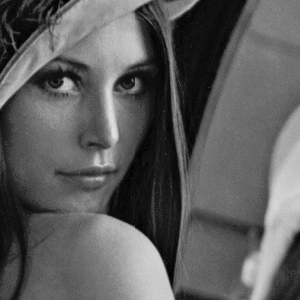
//> input picture Tema 3 - Operaciones en el dominio frecuencial/MiProyecto/huang1.jpg, 300 x 300 px
$ ./main   (built with g++ and OpenCV 4)
//> lines starting //> are read from the running program, lines starting //| are printed output that depends on the picture; after the words box and inside, x2 and y2 are one past the last pixel; in counts of white or black regions, pixels touching at a corner belong together
### Tema 3 - Operaciones en el dominio frecuencial/MiProyecto/utils.h
#include "opencv2/opencv.hpp"
#include "opencv2/highgui/highgui.hpp"

using namespace cv;

//Funcion para mostrar varias imagenes en una ventana
//Parametros: Array con las imagenes, cantidad de las mismas, cantidad de imagenes por fila,
//ancho y alto al cual se van a llevar todas las imagenes, espaciado entre cada una
// [29 lines left out: function ShowMultipleImages, not called in this run]

// [9 lines of commented-out code are left out]

### Tema 3 - Operaciones en el dominio frecuencial/MiProyecto/pdi_functions.h
/*
 * PDI_functions
 */
#ifndef PDI_FUNCTIONS_H
#define PDI_FUNCTIONS_H
#include <iostream>
#include <opencv2/opencv.hpp>
#include <vector>

/**Funciones auxiliares
 */
namespace pdi{
	typedef unsigned char byte;

	/**Modifica la matriz para que todos los valores queden dentro del rango,
	los valores fuera del rango se setean al extremo más cercano.
	*/
	void clamp(cv::Mat& mat, double lowerBound, double upperBound);

	/**Imprime información de tipo y tamaño.
	 */
	void info(const cv::Mat &m, std::ostream &out = std::cout);

	/**Imprime valores estadísticos: mínimo, máximo, media, desvío.
	BUG: max, min, funcionan sólo con imágenes de un canal.
	*/
	void stats(const cv::Mat &m, std::ostream &out = std::cout);

	/**Muestra en pantalla la matriz
	 */
	void print(const cv::Mat &image, std::ostream &out = std::cout);

	/**Realiza el intercambio al copiar elemento a elemento
	Deben ser matrices de igual tamaño
	*/
	void swap_copy(cv::Mat &a, cv::Mat &b);

	/**Desplaza la imagen de modo que el píxel central
	ocupe la esquina superior izquierda.
	Usado para visualizar la transformada de Fourier.
	*/
	void centre(cv::Mat &imagen);

	/** Histograma uniforme de una imagen de un canal de 8bits.
	\param mask permite seleccionar una región a procesar
	 */
	cv::Mat histogram(const cv::Mat &image, int levels, const cv::Mat &mask=cv::Mat());

	/**Dibuja un gráfico de líneas en el canvas.
	 * \param data vector con los valores a graficar,
	 * rango [0,1] para flotantess o [0,MAX] para enteros, que se mapean del borde inferior al superior.
	 * \param color, color de las lí
	 */
	cv::Mat draw_graph(
		const cv::Mat &data,
		cv::Scalar color = cv::Scalar::all(255)
	);

	/**Devuelve un gráfico de líneas comparativo.
	 */
	cv::Mat draw_graph(
		const std::vector<cv::Mat> &data,
		const std::vector<cv::Scalar> colour
	);


	/**Copia la imagen a una cuyas dimensiones hacen eficiente la fft
	 */
	cv::Mat optimum_size(const cv::Mat &image);

	/**Devuelve la magnitud logarítmica del espectro, centrada.
	Úsese para visualización.
	\param image debe ser de 32F
	*/
	cv::Mat spectrum(const cv::Mat &image);

	/**Devuelve la convolución.
	Kernel centrado, borde constante.
	*/
	cv::Mat convolve(const cv::Mat &image, const cv::Mat &kernel);


	/**Concatena las imágenes.
	 * Los tamaños deberían concordar.
	 */
	cv::Mat mosaic( const cv::Mat &a, const cv::Mat &b, bool vertical=true );

	/**Concatena las imágenes en el vector
	 * Los tamaños deberían concordar.
	 \param r: número de filas
	 */
	cv::Mat mosaic( const std::vector<cv::Mat> &images, size_t r=1);

	/**Devuelve los mapeos para rgb.
	 * Las matrices son de tipo 8U
	 */
	std::vector<cv::Mat> load_colormap(const char *filename);

	/**Rota la imagen en sentido antihorario
	\param angle en grados
	*/
	cv::Mat rotate(cv::Mat image, double angle);

	/**Realiza el filtrado en frecuencia
	\param image matriz 32F, un canal.
	\param filtro de magnitud, descentrado.
	*/
	cv::Mat filter(cv::Mat image, cv::Mat filtro);


	/**Devuelve una imagen descentrada de la magnitud de un filtro ideal
	\param corte frecuencia de corte relativa. 0.5 corresponde un círculo inscripto
	 */
	cv::Mat filter_ideal(size_t rows, size_t cols, double corte);

	/**Devuelve una imagen descentrada de la magnitud de un filtro butterworth
	 */
	cv::Mat filter_butterworth(size_t rows, size_t cols, double corte, size_t order);

	/**Devuelve una imagen descentrada de la magnitud de un filtro gaussiano
	 */
	cv::Mat filter_gaussian(size_t rows, size_t cols, double corte);


	/**Devuelve una matriz compleja dada su magnitud y fase
	 */
	cv::Mat polar_combine(const cv::Mat &magnitud, const cv::Mat &phase);

	/**Dada una matriz compleja, devuelve su magnitud
	 */
	cv::Mat magnitude(const cv::Mat &image);

	/**Dada una matriz compleja, devuelve su fase
	 */
	cv::Mat phase(const cv::Mat &image);

	/**Devuelve un filtro de desenfoque dadas las velocidades de desplazamiento horizontal y vertical
	 */
	cv::Mat motion_blur(cv::Size size, double a, double b);
}


//Implementation
#include <fstream>
#include <limits>
namespace pdi{
	inline void clamp(cv::Mat& mat, double lowerBound, double upperBound){
		cv::min(cv::max(mat, lowerBound), upperBound, mat);
	}

	inline void info(const cv::Mat &image, std::ostream &out){
		out << "Characteristics\n";
		out << "\tSize " << image.rows << 'x' << image.cols << '\n';
		out << "\tChannels " << image.channels() << '\n';
		out << "\tDepth ";
		out << '\t';
		switch(image.depth()){
			case CV_8U: out << "8-bit unsigned integers ( 0..255 )\n"; break;
			case CV_8S: out << "8-bit signed integers ( -128..127 )\n"; break;
			case CV_16U: out << "16-bit unsigned integers ( 0..65535 )\n"; break;
			case CV_16S: out << "16-bit signed integers ( -32768..32767 )\n"; break;
			case CV_32S: out << "32-bit signed integers ( -2147483648..2147483647 )\n"; break;
			case CV_32F: out << "32-bit floating-point numbers ( -FLT_MAX..FLT_MAX, INF, NAN )\n"; break;
			case CV_64F: out << "64-bit floating-point numbers ( -DBL_MAX..DBL_MAX, INF, NAN )\n"; break;
		}
	}

	// [12 lines left out: function stats, not called in this run]

	inline void print(const cv::Mat &image, std::ostream &out){
		out << image;
	}

	// [70 lines left out: functions swap_copy, centre, histogram, not called in this run]

	namespace{
		/**Dibuja un gráfico de líneas en el canvas. Función auxiliar
		 * \param data vector con los valores a graficar,
		 * rango [0,1] para flotantess o [0,MAX] para enteros, que se mapean del borde inferior al superior.
		 */
		cv::Mat draw_graph(
			cv::Mat &canvas,
			const cv::Mat &data,
			cv::Scalar color = cv::Scalar::all(255),
			double scale = 1
		);

		/**Dibuja un gráfico de líneas en el canvas.
		 * wrapper para aceptar std::vector
		 */
		template<class T>
		cv::Mat draw_graph(cv::Mat &canvas, const std::vector<T> &data);
	}

	// [20 lines left out: function draw_graph, not called in this run]


	namespace {
		// [27 lines left out: function draw_graph, not called in this run]

		template<class T>
		inline cv::Mat draw_graph(cv::Mat &canvas, const std::vector<T> &data){
			return draw_graph(canvas, cv::Mat(data));
		}

	}

	// [118 lines left out: functions draw_graph, optimum_size, spectrum, convolve, mosaic, mosaic and 3 more, not called in this run]

	namespace{
		template <class T>
		inline T square(T x){
			return x*x;
		}
		double distance2( double x1, double y1, double x2, double y2 ){
			return square(x2-x1) + square(y2-y1);
		}
	}

	// [115 lines left out: functions filter_ideal, filter_butterworth, filter_gaussian, polar_combine, magnitude, phase and 1 more, not called in this run]
}

#endif /* PDI_FUNCTIONS_H */

### Tema 3 - Operaciones en el dominio frecuencial/MiProyecto/main.cpp
#include "opencv2/opencv.hpp"
#include "opencv2/highgui/highgui.hpp"
#include <vector>
#include "pdi_functions.h"
#include "utils.h"
#include <iostream>

using namespace cv;
using namespace pdi;
using namespace std;

void TP1_Ejercicio1(){


	///CARGA y VISUALIZACION
	Mat img = imread("huang1.jpg"/*,CV_LOAD_IMAGE_GRAYSCALE*/);
//> img is the input picture: 300 rows x 300 cols, CV_8UC3; min 0, max 229, mean 93.2
	imshow("Foto original",img);

	///INFORMACION SOBRE LA IMAGEN
	cout<< "Info Imagen:"<<endl<<endl;
	info(img);
	cout<<endl<<endl;

	///LEER UN PIXEL
	cout<<"Informacion del pixel"<<endl;
	Vec3b px = img.at<Vec3b>(120,45);
//> px = [126, 126, 126]
	int b = px.val[0];
//> b = 126
	int g = px.val[1];
//> g = 126
	int r = px.val[2];
//> r = 126

	cout << "R: " << r << endl;
//| R: 126
	cout << "G: " << g << endl;
//| G: 126
	cout << "B: " << b << endl;
//| B: 126


	cout<<img.at<Vec3b>(120,45)/*[2] -----> Preguntar bien para que sirve esto */;  // Esta funcion me indica cuanto vale un pixel en rgb para una imagen de 3 canales
//| [126, 126, 126]

	//cout<<img.at<unsigned char>(120,45); ///Esta funcion no entiendo porque me devuelve caracteres

	///ESCRIBIR UN PIXEL
	Vec3b color;
	color[0] = 0;
	color[1] = 0;
	color[2] = 255;
	img.at<Vec3b>(Point(120,45)) = color;
//> img: 300 rows x 300 cols, CV_8UC3; 1 pixels changed, all inside (x1, y1, x2, y2) = (120, 45, 121, 46)

	imshow("Foto modificada en un pixel",img);

	///DEFINIR Y RECORTAR UNA SUBIMAGEN DE UNA IMAGEN --> ROI (Region Of Interest)

	Rect region_of_interest = Rect(1, 1, 121, 46);
	Mat image_roi = img(region_of_interest);
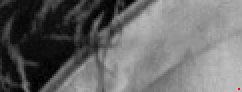
//> image_roi: 46 rows x 121 cols, CV_8UC3 (shown 2 times larger); mean B, G, R 104.2, 104.2, 104.2
	imshow("ROI",image_roi);
	cout<<endl<<endl;
	cout<< "Info Imagen ROI:"<<endl<<endl;
	info(img);


	///MOSTAR VARIAS IMAGENES EN UNA SOLA VENTANA -> FUNCION MOSAIC, SOLO CON IMAGENES DEL MISMO TAMAÑO

	Mat img2 = imread("futbol.jpg");
//> futbol.jpg cannot be read in this run, so this picture is empty

	Rect trescientos = Rect(1,1,300,300);
//> (the run ends here: the program stops with an error, at `img2 = img2(trescientos);`)
